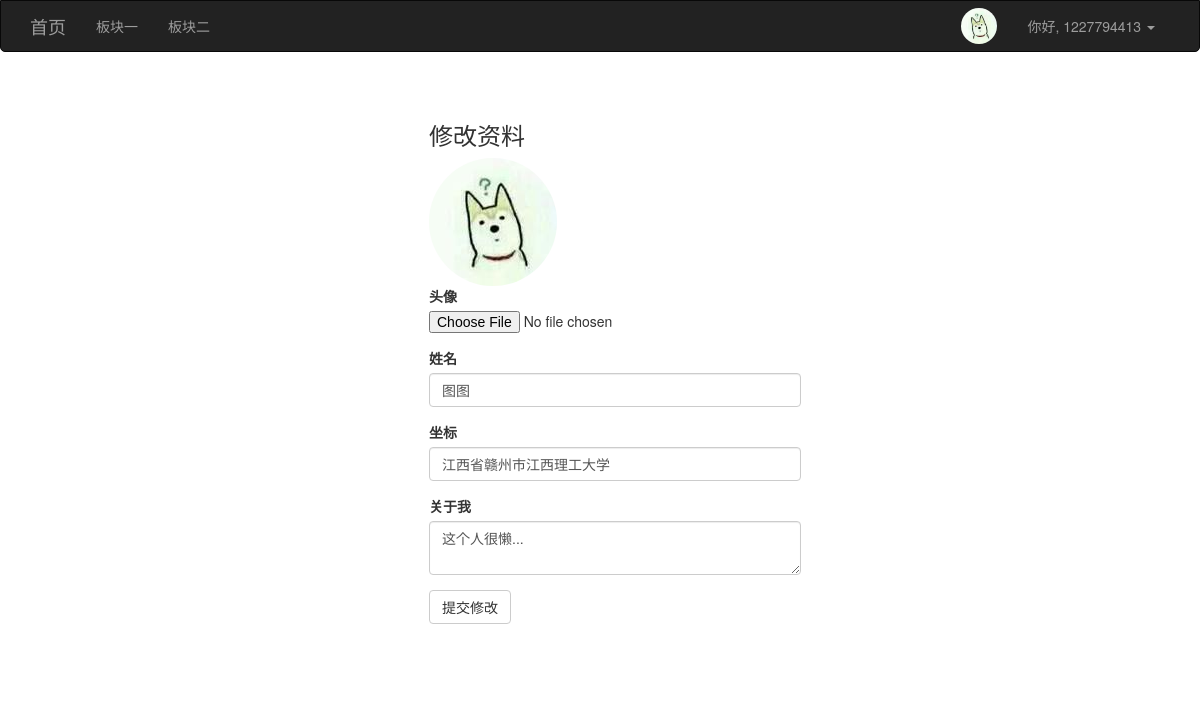
The page /user/change_icon/ (signed in) on the database its author committed.
### app/models/users.py (models this page shows, shortened)
class User(UserMixin, db.Model):
    __tablename__ = 'users'
    id = db.Column(db.Integer, primary_key=True)
    username = db.Column(db.String(64), unique=True)
    password_hash = db.Column(db.String(128))
    email = db.Column(db.String(128), unique=True)
    confirmed = db.Column(db.Boolean, default=False)
    icon = db.Column(db.String(64), default='default.jpg')
    name = db.Column(db.String(64))
    location = db.Column(db.String(64))
    about_me = db.Column(db.Text())
    member_since = db.Column(db.DateTime(), default=datetime.utcnow)
    last_seen = db.Column(db.DateTime(), default=datetime.utcnow)
    posts = db.relationship('Posts', backref='user', lazy='dynamic')
    favorites = db.relationship('Posts', secondary="collections", backref=db.backref('users', lazy='dynamic'), lazy='dynamic')
    @property
    def password(self):
        raise AttributeError('密码不可读')
    def ping(self):
        self.last_seen = datetime.utcnow()
        db.session.add(self)
        db.session.commit()

### app/views/user.py (the view, shortened to what this page needs)
@user.route('/change_icon/', methods=['POST', 'GET'])
def change_icon():
    form = UploadedForm()
    img_url = photos.url(current_user.icon) # 获取上传图片的地址 用于显示
    form.name.data = current_user.name
    form.location.data = current_user.location
    form.about_me.data = current_user.about_me
    return render_template('user/change_icon.html', form=form, img_url=img_url)

### app/forms/user.py
class UploadedForm(FlaskForm):
    icon = FileField('头像', validators=[FileRequired('请选择头像'), FileAllowed(photos, FileAllowed(photos, message='只能上传图片'))])
    name = StringField('姓名', validators=[Length(0, 64)])
    location = StringField('坐标', validators=[Length(0, 64)])
    about_me = TextAreaField('关于我')
    submit = SubmitField('提交修改')

### app/models/users.py (called while the page is built)
@loginmanager.user_loader
def user_loader(uid):
    return User.query.get(int(uid))

### app/views/user.py (called while the page is built)
@user.before_app_request
def before_request():
    if current_user.is_authenticated:
        current_user.ping()

### app/templates/user/change_icon.html (shortened to what this page needs)
{% extends 'commons/base.html' %}
{% block page_content %}
    <div style="width: 600px; margin: 50px 15%; padding-left: 20%;">
        <h3>修改资料</h3>
        {% if img_url %}
            <img style="border-radius: 50%" src="{{ img_url }}" alt="头像">
        {% endif %}
        {{ wtf.quick_form(form) }}
    </div>
{% endblock %}

### app/templates/commons/base.html (shortened to what this page needs)
{% extends 'bootstrap/base.html' %}
{% import 'bootstrap/wtf.html' as wtf %}
{% block navbar %}
    <nav class="navbar navbar-inverse" style="border-radius: 0px 0px 5px 5px; -webkit-user-select: none;">
        <div class="container">
            <div class="navbar-header">
                <a class="navbar-brand" href="{{ url_for('main.index') }}">首页</a>
            </div>
            <div class="collapse navbar-collapse">
                <ul class="nav navbar-nav">
                    <li><a href="#">板块一</a></li>
                    <li><a href="#">板块二</a></li>
                </ul>
                <ul class="nav navbar-nav navbar-right">
                    {% if current_user.is_authenticated %}
                        <li>
                            <a href="#">
                                <img style="width: 36px; height: 36px; border-radius: 50%; float: left; margin-top: -8px" src="{{ url_for('static', filename='uploads/' + current_user.icon) }}" alt="...">
                            </a>
                        </li>
                        <li class="dropdown">
                            <a href="#" class="dropdown-toggle" data-toggle="dropdown" role="button" aria-haspopup="true"
                               aria-expanded="false">你好, {{ current_user.username }} <span class="caret"></span></a>
                        </li>
                    {% else %}
                        <li><a href="{{ url_for('user.register') }}">注册</a></li>
                        <li><a href="{{ url_for('user.login') }}">登录</a></li>
                    {% endif %}
                </ul>
            </div>
        </div>
    </nav>
{% endblock %}
{% block content %}
    <div class="container">
        {% block page_content %}
        {% endblock %}
    </div>
{% endblock %}
{% block styles %}
    {{ super() }}
{% endblock %}

### rows shown on the page
User: icon (picture), username "1227794413", name "图图", location "江西省赣州市江西理工大学", about_me "这个人很懒..."
